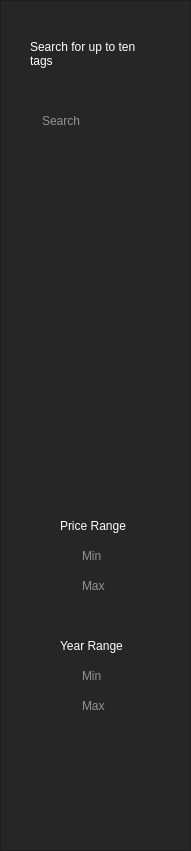
   <widget class="QFrame" name="RightFrame">
    <property name="geometry">
     <rect>
      <x>1080</x>
      <y>100</y>
      <width>191</width>
      <height>851</height>
     </rect>
    </property>
    <property name="styleSheet">
     <string notr="true">background-color: rgb(38, 38, 38);</string>
    </property>
    <property name="frameShape">
     <enum>QFrame::StyledPanel</enum>
    </property>
    <property name="frameShadow">
     <enum>QFrame::Raised</enum>
    </property>
    <widget class="QLabel" name="TenTagLabel">
     <property name="geometry">
      <rect>
       <x>30</x>
       <y>40</y>
       <width>131</width>
       <height>51</height>
      </rect>
     </property>
     <property name="styleSheet">
      <string notr="true">font: 63 8pt &quot;Yu Gothic UI Semibold&quot;;
background-color: rgb(38, 38, 38);
color: rgb(255, 255, 255);</string>
     </property>
     <property name="text">
      <string>Search for up to ten tags</string>
     </property>
     <property name="alignment">
      <set>Qt::AlignLeading|Qt::AlignLeft|Qt::AlignTop</set>
     </property>
     <property name="wordWrap">
      <bool>true</bool>
     </property>
    </widget>
    <widget class="QLineEdit" name="TagSearchBox">
     <property name="geometry">
      <rect>
       <x>40</x>
       <y>110</y>
       <width>111</width>
       <height>21</height>
      </rect>
     </property>
     <property name="styleSheet">
      <string notr="true">font: 63 8pt &quot;Yu Gothic UI Semibold&quot;;
background-color: rgb(38, 38, 38);
color: rgb(255, 255, 255);</string>
     </property>
     <property name="frame">
      <bool>false</bool>
     </property>
     <property name="alignment">
      <set>Qt::AlignLeading|Qt::AlignLeft|Qt::AlignVCenter</set>
     </property>
     <property name="placeholderText">
      <string>Search</string>
     </property>
    </widget>
    <widget class="QPushButton" name="Tag1">
     <property name="geometry">
      <rect>
       <x>40</x>
       <y>160</y>
       <width>111</width>
       <height>41</height>
      </rect>
     </property>
     <property name="autoFillBackground">
      <bool>false</bool>
     </property>
     <property name="styleSheet">
      <string notr="true">font: 63 8pt &quot;Yu Gothic UI Semibold&quot;;
color: rgb(255, 255, 255);
background-color: rgb(38, 38, 38);
border: 1px;</string>
     </property>
     <property name="text">
      <string/>
     </property>
     <property name="checkable">
      <bool>false</bool>
     </property>
     <property name="flat">
      <bool>true</bool>
     </property>
    </widget>
    <widget class="QPushButton" name="Tag2">
     <property name="geometry">
      <rect>
       <x>40</x>
       <y>230</y>
       <width>111</width>
       <height>41</height>
      </rect>
     </property>
     <property name="autoFillBackground">
      <bool>false</bool>
     </property>
     <property name="styleSheet">
      <string notr="true">font: 63 8pt &quot;Yu Gothic UI Semibold&quot;;
color: rgb(255, 255, 255);
background-color: rgb(38, 38, 38);
border: 1px;</string>
     </property>
     <property name="text">
      <string/>
     </property>
     <property name="checkable">
      <bool>false</bool>
     </property>
     <property name="flat">
      <bool>true</bool>
     </property>
    </widget>
    <widget class="QPushButton" name="Tag3">
     <property name="geometry">
      <rect>
       <x>40</x>
       <y>300</y>
       <width>111</width>
       <height>41</height>
      </rect>
     </property>
     <property name="autoFillBackground">
      <bool>false</bool>
     </property>
     <property name="styleSheet">
      <string notr="true">font: 63 8pt &quot;Yu Gothic UI Semibold&quot;;
color: rgb(255, 255, 255);
background-color: rgb(38, 38, 38);
border: 1px;</string>
     </property>
     <property name="text">
      <string/>
     </property>
     <property name="checkable">
      <bool>false</bool>
     </property>
     <property name="flat">
      <bool>true</bool>
     </property>
    </widget>
    <widget class="QPushButton" name="Tag5">
     <property name="geometry">
      <rect>
       <x>40</x>
       <y>440</y>
       <width>111</width>
       <height>41</height>
      </rect>
     </property>
     <property name="autoFillBackground">
      <bool>false</bool>
     </property>
     <property name="styleSheet">
      <string notr="true">font: 63 8pt &quot;Yu Gothic UI Semibold&quot;;
color: rgb(255, 255, 255);
background-color: rgb(38, 38, 38);
border: 1px;</string>
     </property>
     <property name="text">
      <string/>
     </property>
     <property name="checkable">
      <bool>false</bool>
     </property>
     <property name="flat">
      <bool>true</bool>
     </property>
    </widget>
    <widget class="QPushButton" name="Tag4">
     <property name="geometry">
      <rect>
       <x>40</x>
       <y>370</y>
       <width>111</width>
       <height>41</height>
      </rect>
     </property>
     <property name="autoFillBackground">
      <bool>false</bool>
     </property>
     <property name="styleSheet">
      <string notr="true">font: 63 8pt &quot;Yu Gothic UI Semibold&quot;;
color: rgb(255, 255, 255);
background-color: rgb(38, 38, 38);
border: 1px;</string>
     </property>
     <property name="text">
      <string/>
     </property>
     <property name="checkable">
      <bool>false</bool>
     </property>
     <property name="flat">
      <bool>true</bool>
     </property>
    </widget>
    <widget class="QLineEdit" name="MinPrice">
     <property name="geometry">
      <rect>
       <x>80</x>
       <y>540</y>
       <width>41</width>
       <height>31</height>
      </rect>
     </property>
     <property name="styleSheet">
      <string notr="true">font: 63 8pt &quot;Yu Gothic UI Semibold&quot;;
background-color: rgb(38, 38, 38);
color: rgb(255, 255, 255);</string>
     </property>
     <property name="frame">
      <bool>false</bool>
     </property>
     <property name="placeholderText">
      <string>Min</string>
     </property>
    </widget>
    <widget class="QLineEdit" name="MaxPrice">
     <property name="geometry">
      <rect>
       <x>80</x>
       <y>570</y>
       <width>41</width>
       <height>31</height>
      </rect>
     </property>
     <property name="styleSheet">
      <string notr="true">font: 63 8pt &quot;Yu Gothic UI Semibold&quot;;
background-color: rgb(38, 38, 38);
color: rgb(255, 255, 255);</string>
     </property>
     <property name="frame">
      <bool>false</bool>
     </property>
     <property name="placeholderText">
      <string>Max</string>
     </property>
    </widget>
    <widget class="QLabel" name="PriceRange">
     <property name="geometry">
      <rect>
       <x>60</x>
       <y>510</y>
       <width>111</width>
       <height>31</height>
      </rect>
     </property>
     <property name="styleSheet">
      <string notr="true">font: 63 8pt &quot;Yu Gothic UI Semibold&quot;;
background-color: rgb(38, 38, 38);
color: rgb(255, 255, 255);</string>
     </property>
     <property name="text">
      <string>Price Range</string>
     </property>
    </widget>
    <widget class="QLabel" name="DateRange">
     <property name="geometry">
      <rect>
       <x>60</x>
       <y>630</y>
       <width>111</width>
       <height>31</height>
      </rect>
     </property>
     <property name="styleSheet">
      <string notr="true">font: 63 8pt &quot;Yu Gothic UI Semibold&quot;;
background-color: rgb(38, 38, 38);
color: rgb(255, 255, 255);</string>
     </property>
     <property name="text">
      <string>Year Range</string>
     </property>
    </widget>
    <widget class="QLineEdit" name="MinYear">
     <property name="geometry">
      <rect>
       <x>80</x>
       <y>660</y>
       <width>41</width>
       <height>31</height>
      </rect>
     </property>
     <property name="styleSheet">
      <string notr="true">font: 63 8pt &quot;Yu Gothic UI Semibold&quot;;
background-color: rgb(38, 38, 38);
color: rgb(255, 255, 255);</string>
     </property>
     <property name="frame">
      <bool>false</bool>
     </property>
     <property name="placeholderText">
      <string>Min</string>
     </property>
    </widget>
    <widget class="QLineEdit" name="MaxYear">
     <property name="geometry">
      <rect>
       <x>80</x>
       <y>690</y>
       <width>41</width>
       <height>31</height>
      </rect>
     </property>
     <property name="styleSheet">
      <string notr="true">font: 63 8pt &quot;Yu Gothic UI Semibold&quot;;
background-color: rgb(38, 38, 38);
color: rgb(255, 255, 255);</string>
     </property>
     <property name="frame">
      <bool>false</bool>
     </property>
     <property name="placeholderText">
      <string>Max</string>
     </property>
    </widget>
   </widget>
